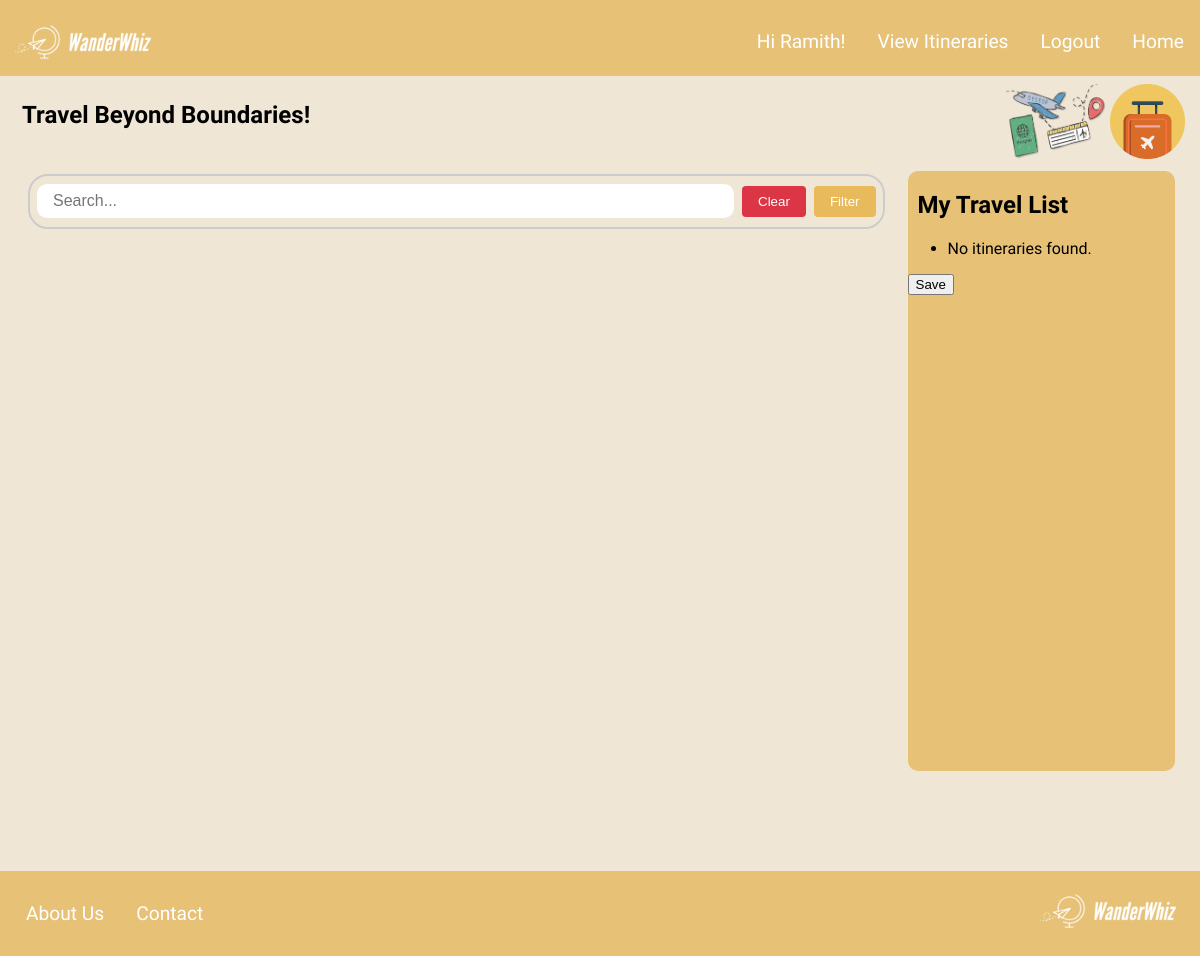
Page /itineraries/ (signed in) on the earlier database version.
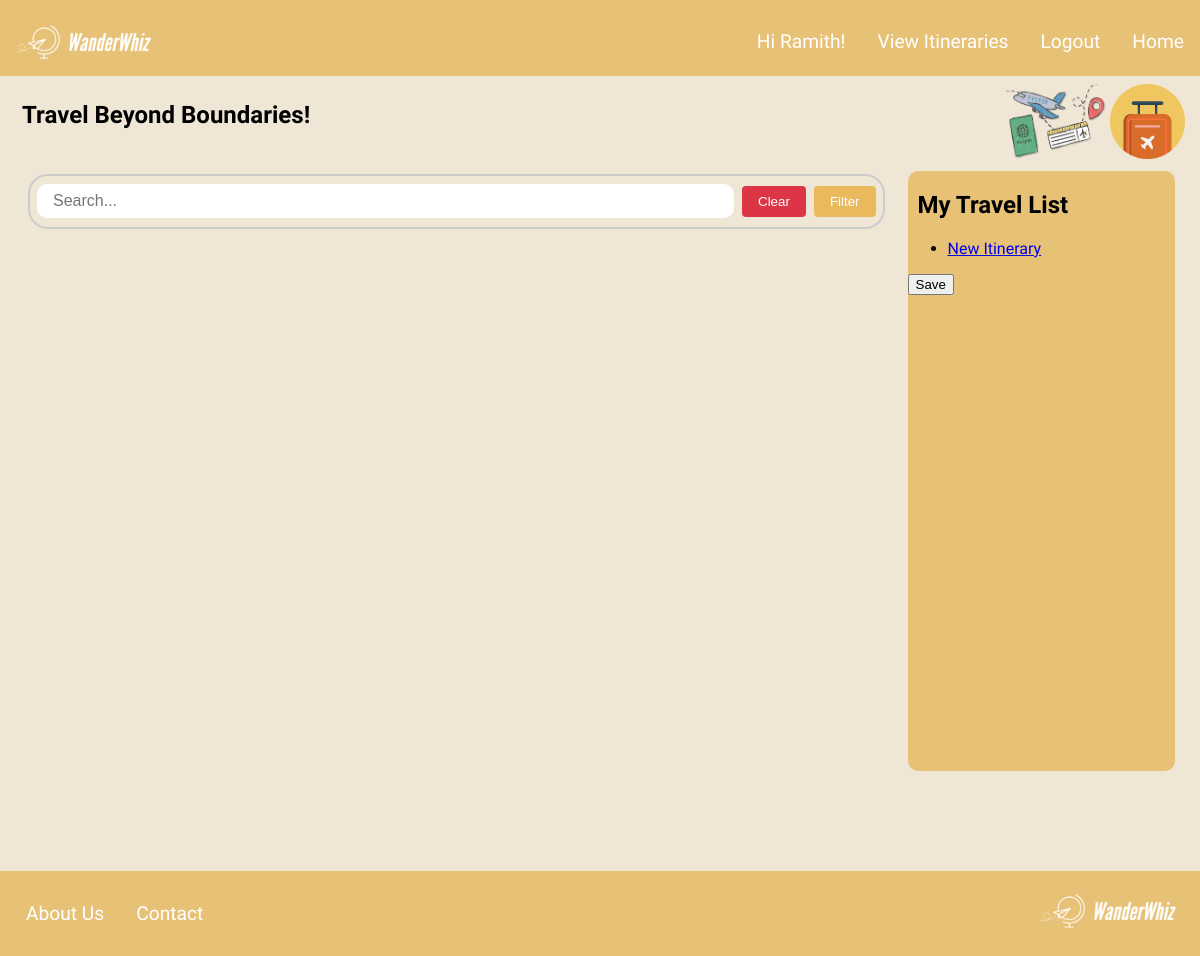
Same page on the later database version.
### members/models.py (models this page shows, shortened)
class Itinerary(models.Model):
    itinerary_name = models.CharField(max_length=255)
    business_list = models.ManyToManyField(Business)
    user_id = models.ForeignKey(User, on_delete=models.CASCADE)

### members/views.py (the view)
# urls.py: path('itineraries/', itinerary_list, name='itinerary_list'),
def itinerary_list(request):
    itineraries = Itinerary.objects.all()
    return render(request, 'itinerary_list.html', {'itineraries': itineraries})

### members/templates/itinerary_list.html
{% extends 'registration/home.html'%}
{% load static %}
{% block itineraryinfo %}
<ul>
  {% for itinerary in itineraries %}
  {% if itinerary.id and itinerary.user_id_id == request.user.id %}
    <li>
        <a href="{% url 'itinerary_detail' id=itinerary.id %}">{{ itinerary.itinerary_name }}</a>
      {% endif %}
    </li>
  {% empty %}
    <li>No itineraries found.</li>
  {% endfor %}
</ul>
{% endblock %}

### members/templates/registration/home.html (shortened to what this page needs)
{% extends 'base.html' %}
{% load static %}
{% block extrahead %}
{% block css %}
<link rel="stylesheet" href="{% static 'homestylesheet.css' %}">
{% endblock %}
{% endblock %}
{% block content %}
<div class="container-heading">
	<h2>Travel Beyond Boundaries!</h2>
	<div class="heading-images">
		<img src="{% static 'images/imgbin_airplane-airline-ticket-travel-icon-png.png' %}" alt="location image with plane"
			width="100" height="75">
		<img src="{% static 'images/ce9aek1muee0d0lhd8elh1c8jq.png' %}" alt="location image" width="75" height="75">
	</div>
</div>
<div class="container">
	<div class="container-map">
		<div class="search-container">
			<input class="form-control" id="search" type="text" placeholder="Search..." />
			<button id="clear-button">Clear</button>
			<div class="filterContainer">
				<button id="select-button">Filter</button>
			  </div>
		</div>
		<div class="filterTextbox">
		  </div>
		<div id="map"></div>
	</div>
	<div class="textbox">
		<h2>My Travel List</h2>
		<div id="list">
		{% block itineraryinfo %}
		{% endblock %}
		<button id="save-button"> Save </button>
		</div>
	</div>
</div>
{% endblock content %}

### members/templates/base.html (shortened to what this page needs)
{% load static %}
<!DOCTYPE html>
<html lang="en">
<head>
    {% block css %}{% endblock %}
    {% block extrahead %}{% endblock %}
</head>
<body>
    <header>
        <div class="header-logo">
            <a href="/home">
            <img src="{% static 'images/WanderWhiz-1_5.png'  %}" alt="Logo" width="160" height="60">
            </a>
        </div>
        <nav>
            <ul>
                {% if request.user.is_authenticated %}
                    <li><a href="{% url 'home'%}">Home</a></li>
                    <li><a href="{% url 'logout'%}">Logout</a></li>
                    <li><a href="{% url 'itinerary_list'%}">View Itineraries</a></li>
                    <li><a href="#">Hi {{request.user | title}}!</a></li>
                {% else %}
                    <li><a href="/login">Login</a></li>
                    <li><a href="/register">Sign Up</a></li>
                {% endif %}
            </ul>
        </nav>
    </header>
    <main>
                {% block content %}
                {% endblock %}
    </main>
    <footer id="feet">
        <div class="container-footer">
            <div class="footer-links">
                <a href="#">About Us</a>
                <a href="#">Contact</a>
            </div>
            <div class="footer-logo">
                <img src="{% static 'images/WanderWhiz-1_5.png'  %}" alt="Logo" width="160" height="60">
            </div>
        </div>
    </footer>
</body>
</html>

### members/static/homestylesheet.css (style rules this page uses)
.filterTextbox { overflow: scroll; }
#map { height: 100%; width: 100%; grid-row: 1; border-radius: 10px; border-color: #E7C176; grid-column: 2; grid-row: 2; }
#search { border-radius: 10px; width: 100%; padding: 8px 16px; }
body { background-color: #f0e6d6; width: 100%; font-family: 'Source Sans Pro', sans-serif; margin: 0; }
.container { margin-top: 5px; margin-bottom: 100px; display: grid; grid-template-columns: 3fr 1fr; height: calc(100vh - 200px); padding: 0px 25px; }
header { background-color: #E7C176; display: flex; justify-content: space-between; padding-left: 5px; }
nav { height: 75px; }
.textbox { border-radius: 10px; margin-left: 20px; height: 100%; grid-column: 2; grid-row: 1; background-color: #E7C176; overflow-y: auto; }
nav ul { list-style-type: none; padding: 0; overflow: hidden; }
nav li { float: right; }
nav li a { display: block; color: white; text-align: center; padding: 14px 16px; text-decoration: none; font-size: larger; }
.container-map { display: grid; grid-template-columns: 1fr 4fr; grid-template-rows: 1fr 8fr; min-height: 0; }
h2 { padding-left: 10px; }
.container-heading { padding-top: 5px; display: flex; justify-content: space-between; padding-left: 1%; padding-right: 1%; }
.heading-images { padding: 3px; }
.search-container { margin: 3px; display: flex; align-items: center; border: 2px solid #ccc; border-radius: 20px; padding: 7px; grid-column: 1/-1; grid-row: 1; }
.search-container input[type="text"] { border: none; outline: none; font-size: 16px; padding: 5px; flex: 1; }
footer { background-color: #E7C176; color: #fff; padding: 10px ; margin-bottom: 0px; }
.container-footer { display: flex; justify-content: space-between; align-items: center; font-size: larger; }
.footer-links { display: flex; }
.footer-links a { display: block; color: white; text-align: center; padding: 14px 16px; text-decoration: none; }
.header-logo { padding-top: 1%; }
.search-container { display: flex; flex-direction: row; margin-bottom: 1%; }
#select-button { background-color: #e8ba5c; color: #fff; border: none; padding: 8px 16px; border-radius: 4px; cursor: pointer; margin-left: 8px; }
#clear-button { background-color: #dc3545; color: #fff; border: none; padding: 8px 16px; border-radius: 4px; cursor: pointer; margin-left: 8px; }

Differences in the rows shown:
added Itinerary: itinerary_name "New Itinerary"
Other differences:
text no longer shown: "No itineraries found."
